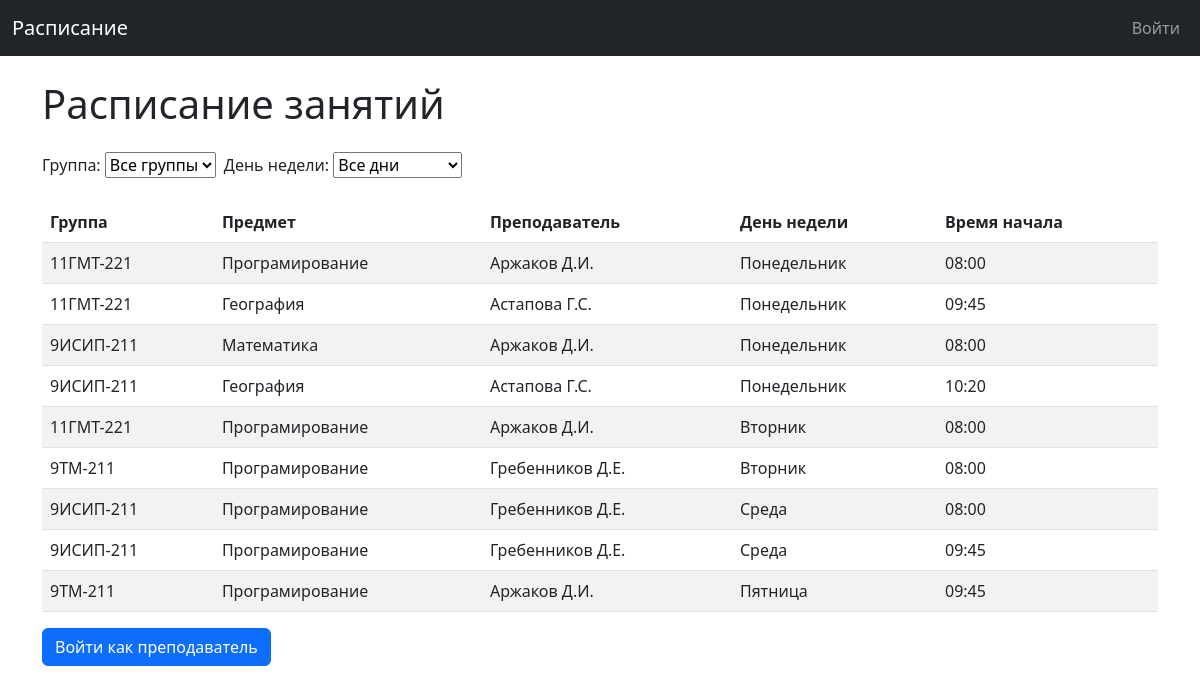
The page / on the database its author committed.
### scheduleApp/models.py (models this page shows, shortened)
class Schedule(models.Model):
    day_shoices = [
        (1, "Понедельник"),
        (2, "Вторник"),
        (3, "Среда"),
        (4, "Четверг"),
        (5, "Пятница"),
        (6, "Суббота")
    ]
    group = models.ForeignKey(Group, on_delete=models.CASCADE)
    subject = models.ForeignKey(Subject, on_delete=models.CASCADE)
    teacher = models.ForeignKey(Teacher, on_delete=models.CASCADE)
    day = models.IntegerField(choices= day_shoices)
    start_time = models.TimeField(default='08:00')

class Group(models.Model):
    name = models.CharField(max_length=50)
    def __str__(self):
        return self.name

class Subject(models.Model):
    name = models.CharField(max_length=50)

class Teacher(models.Model):
    user = models.OneToOneField(User, on_delete=models.CASCADE)
    last_name = models.CharField(max_length=100)
    first_name = models.CharField(max_length=100)
    middle_name = models.CharField(max_length=100)
    def __str__(self):
        initials = f"{self.first_name[0]}.{self.middle_name[0]}." if self.middle_name else f"{self.first_name[0]}."
        return f"{self.last_name} {initials}"

### scheduleApp/views.py (the view, shortened to what this page needs)
# urls.py: path('', views.home, name='home'),
def home(request):
    form = ScheduleFilterForm(request.GET or None)
    schedules = Schedule.objects.all().order_by('day', 'group__name')
    return render(request, 'home.html', {'schedules': schedules, 'form': form})

### scheduleApp/views.py
class ScheduleFilterForm(forms.Form):
    group = forms.ModelChoiceField(
        queryset=Group.objects.all(),
        required=False,
        label="Группа",
        empty_label="Все группы"
    )
    day = forms.ChoiceField(
        choices=[('', 'Все дни')] + Schedule.day_shoices,
        required=False,
        label="День недели"
    )

### scheduleApp/templates/home.html (shortened to what this page needs)
{% extends 'base.html' %}
{% block content %}
<h1 class="mb-4">Расписание занятий</h1>
<form method="GET" id="filter-form" class="mb-4">
  <div class="row g-2 align-items-center">
    <div class="col-auto">
      {{ form.group.label_tag }}
      {{ form.group }}
    </div>
    <div class="col-auto">
      {{ form.day.label_tag }}
      {{ form.day }}
    </div>
  </div>
</form>
{% if schedules %}
 <table class="table table-striped table-hover">
    <thead>
      <tr>
        <th>Группа</th>
        <th>Предмет</th>
        <th>Преподаватель</th>
        <th>День недели</th>
        <th>Время начала</th>
      </tr>
    </thead>
    <tbody>
      {% for schedule in schedules %}
        <tr
          >
          <td>{{ schedule.group.name }}</td>
          <td>{{ schedule.subject.name }}</td>
          <td>{{ schedule.teacher }}</td>
          <td>{{ schedule.get_day_display }}</td>
          <td>{{ schedule.start_time|time:"H:i" }}</td>
        </tr>
      {% endfor %}
    </tbody>
  </table>
{% else %}
  <p>Расписание пока отсутствует.</p>
{% endif %}
{% if user.is_authenticated %}
  <a href="{% url 'add_schedule' %}" class="btn btn-primary">Добавить расписание</a>
{% else %}
  <a href="{% url 'login' %}" class="btn btn-primary">Войти как преподаватель</a>
{% endif %}
{% endblock %}

### scheduleApp/templates/base.html (shortened to what this page needs)
<!doctype html>
<html lang="en">
  <head>
    <link href="https://cdn.jsdelivr.net/npm/bootstrap@5.3.0-alpha1/dist/css/bootstrap.min.css" rel="stylesheet">
  </head>
  <body>
    {% include 'navbar.html' %}
    <div class="container">
      <br/>
      {% block content %}
      {% endblock%}
    </div>
  </body>
</html>

### scheduleApp/templates/navbar.html
<nav class="navbar navbar-expand-lg navbar-dark bg-dark">
  <div class="container-fluid">
    <a class="navbar-brand" href="{% url 'home' %}">Расписание</a>
    <div class="collapse navbar-collapse" id="navbarNav">
      <ul class="navbar-nav ms-auto">
        {% if user.is_authenticated %}
          <li class="nav-item">
            <a class="nav-link" href="{% url 'logout' %}">Выйти</a>
          </li>
        {% else %}
          <li class="nav-item">
            <a class="nav-link" href="{% url 'login' %}">Войти</a>
          </li>
        {% endif %}
      </ul>
    </div>
  </div>
</nav>

### rows shown on the page
Schedule: group.name "11ГМТ-221", subject.name "Програмирование", teacher "Аржаков Д.И.", day "Понедельник", start_time "08:00"
Schedule: group.name "11ГМТ-221", subject.name "География", teacher "Астапова Г.С.", day "Понедельник", start_time "09:45"
Schedule: group.name "9ИСИП-211", subject.name "Математика", teacher "Аржаков Д.И.", day "Понедельник", start_time "08:00"
Schedule: group.name "9ИСИП-211", subject.name "География", teacher "Астапова Г.С.", day "Понедельник", start_time "10:20"
Schedule: group.name "11ГМТ-221", subject.name "Програмирование", teacher "Аржаков Д.И.", day "Вторник", start_time "08:00"
Schedule: group.name "9ТМ-211", subject.name "Програмирование", teacher "Гребенников Д.Е.", day "Вторник", start_time "08:00"
Schedule: group.name "9ИСИП-211", subject.name "Програмирование", teacher "Гребенников Д.Е.", day "Среда", start_time "08:00"
Schedule: group.name "9ИСИП-211", subject.name "Програмирование", teacher "Гребенников Д.Е.", day "Среда", start_time "09:45"
Schedule: group.name "9ТМ-211", subject.name "Програмирование", teacher "Аржаков Д.И.", day "Пятница", start_time "09:45"
